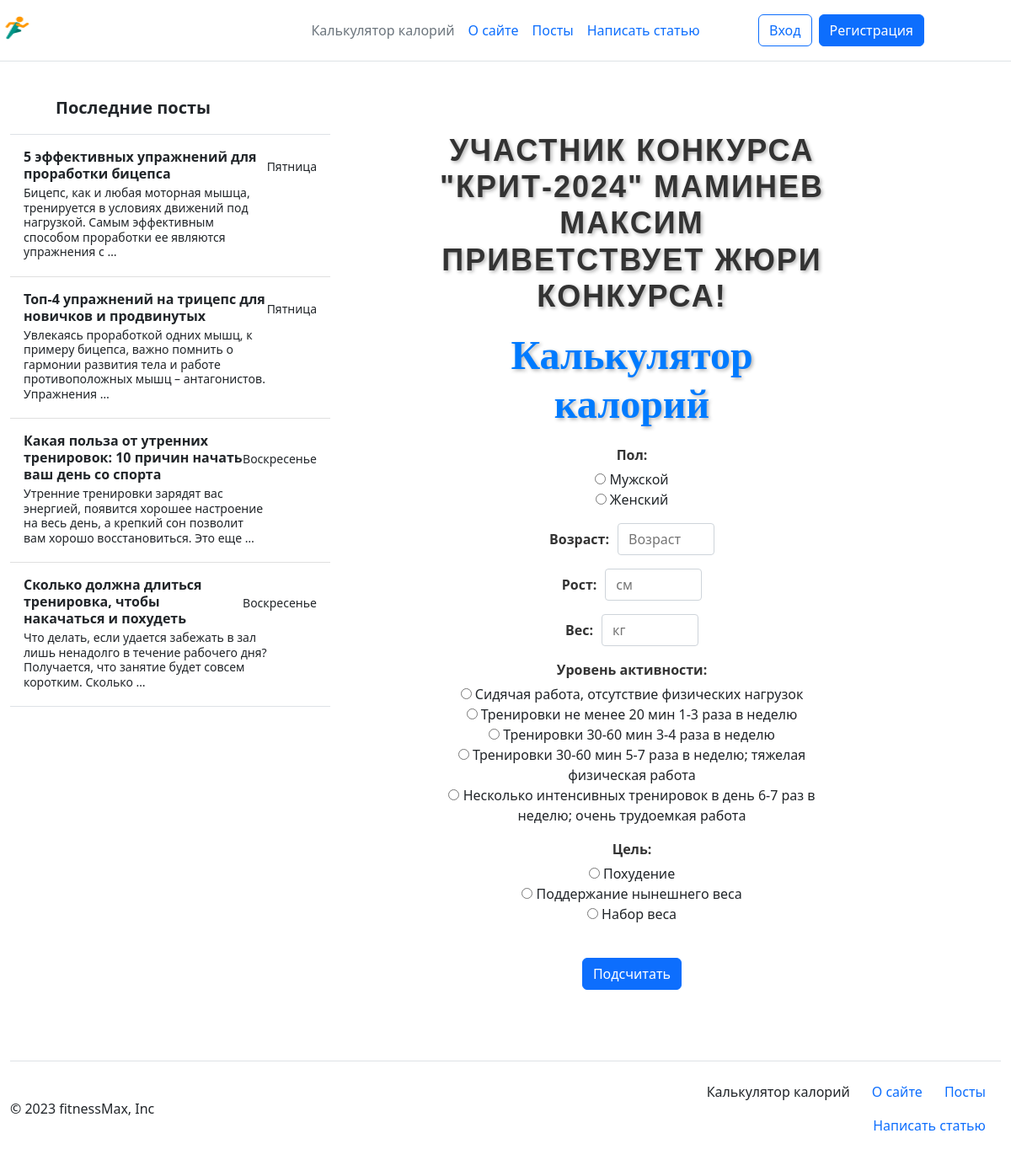
The page / on the database its author committed.
### calorie_calculator/models.py (models this page shows)
class Menu(models.Model):
    name = models.CharField(max_length=255, blank=True, verbose_name='Название')
    description = models.TextField(verbose_name='Описание')
    slug = models.CharField(max_length=255, verbose_name='URL', unique=True, null=True, blank=True)
    view_name = models.CharField(max_length=255, verbose_name='Название view', null=True)
    title_for_page = models.CharField(max_length=255, verbose_name='Заголовок для страницы', blank=True, null=True)
    def get_absolute_url(self):
        if self.slug is None:
            return reverse('home')
        return reverse(viewname=f'{self.view_name}')
    def __str__(self):
        return self.name

### posts/models.py (models this page shows, shortened)
class Posts(models.Model):
    title = models.CharField(max_length=255, verbose_name='Заголовок')
    content = models.TextField(verbose_name='Текст поста')
    description = models.CharField(max_length=255, verbose_name='Краткое описание статьи')
    slug = models.SlugField(max_length=255, db_index=True, unique=True, verbose_name='URL')
    cat = models.ForeignKey('Category', on_delete=models.CASCADE, verbose_name='Категория', null=True)
    time_create = models.DateTimeField(auto_now_add=True, verbose_name='Время создания')
    photo = models.ImageField(upload_to='photos/%Y/%m/%d', verbose_name='Картинка', null=True)
    author = models.ForeignKey(AUTH_USER_MODEL, on_delete=models.CASCADE, verbose_name='Автор', blank=True, null=True)
    is_published = models.BooleanField(verbose_name='Публикация', default=False)
    class Meta:
        verbose_name = 'Посты'
        verbose_name_plural = 'Посты'
        ordering = ['-time_create', '-title']
    def get_absolute_url(self):
        return reverse('post', kwargs={'post_slug': self.slug})

### calorie_calculator/views.py (the view)
# urls.py: path('', home, name='home'),
def home(request):
    global mixin
    if request.method == 'POST':
        form = CalculateCalories(request.POST)
        if form.is_valid():
            data = form.cleaned_data
            calories = services.get_calories(data['gender'], data['weight'], data['height'], data['age'], data['target'], data['activity_level'])
            context = mixin.get_user_context(title='Калькулятор калорий', calories=calories, form=form)
            return render(request, 'calorie_calculator/result.html', context=context)
    else:
        form = CalculateCalories()
        context = mixin.get_user_context(title='Калькулятор калорий', form=form)
        return render(request, 'calorie_calculator/index.html', context=context)

### utils.py (called while the page is built)
    def get_user_context(self, **kwargs):
        context = kwargs
        last_posts = Posts.objects.all().filter(is_published=True).order_by('-time_create')[:6]
        menu = Menu.objects.all()
        context['menu'] = menu
        context['last_posts'] = last_posts
        return context

### calorie_calculator/templates/calorie_calculator/index.html (shortened to what this page needs)
{% extends 'common/base.html' %}
{% block content %}
    <h1 class="krit">Участник конкурса "КРИТ-2024" Маминев Максим приветствует жюри конкурса!</h1>
    <h1 class="custom-h1">Калькулятор калорий</h1>
    <form method="post" class="form-inline">
        {% for f in form %}
        <div class="form-group mb-3">
            <label for="{{f.id_for_label}}" class="form-label">{{f.label}}: </label>{{f}}
        </div>
        {% endfor %}
        <br>
        <button type="submit" class="btn btn-primary">Подсчитать</button>
    </form>
{% endblock %}

### templates/common/base.html (shortened to what this page needs)
{% load static %}
<!DOCTYPE html>
<html lang="en">
<head>
    <link rel="stylesheet" href="https://cdn.jsdelivr.net/npm/bootstrap@5.2.3/dist/css/bootstrap.min.css">
    <link rel="stylesheet" href="{% static 'css/styles.css' %}">
    <link rel="stylesheet" href="{% static 'calorie_calculator/css/styles.css' %}">
    <link rel="stylesheet" href="{% static 'posts/css/style.css' %}">
    <link rel="stylesheet" href="{% static 'posts/css/addpage.css' %}">
    <link rel="stylesheet" href="{% static 'posts/css/paginator.css' %}">
    <link rel="stylesheet" href="{% static 'posts/css/comments.css' %}">
</head>
<body>
    {% block header %}
    <header class="d-flex flex-wrap align-items-center justify-content-center justify-content-md-between py-3 mb-4 border-bottom">
        <div class="col-md-3 mb-2 mb-md-0 dop_png">
          <a href="/" class="d-inline-flex link-body-emphasis text-decoration-none">
            <img src="{% static 'calorie_calculator/images/main.png' %}" width="40" height="32">
          </a>
        </div>
        <ul class="nav col-12 col-md-auto mb-2 justify-content-center mb-md-0 dop_header">
          {% for m in menu %}
          {% if m.slug == request.path|slice:'1:'|slice:'-1' or m.slug is None and request.path == '/' %}
          <li class="nav-link px-2 link-secondary">{{m}}</li>
          {% else %}
          <li><a href="{{m.get_absolute_url}}" class="nav-link px-2">{{m}}</a></li>
        {% endif %}
        {% endfor %}
        </ul>
        <div class="col-md-3 text-end dop_login">
          {% if request.user.is_authenticated %}
          <form action="{% url 'logout' %}">
            <div class="d-flex">
              <button type="button" class="btn btn-outline-primary me-2">Привет, {{request.user.first_name}}!</button>
              <button type="submit" class="btn btn-primary">Выйти</button>
            </div>
          </form>
          {% else %}
          <form action="{% url 'login' %}">
            <div class="d-flex">
              <button type="submit" class="btn btn-outline-primary me-2">Вход</button>
            </form>
              <form action="{% url 'register' %}">
                <button type="submit" class="btn btn-primary">Регистрация</button>
              </div>
          {% endif %}
      </header>
    {% endblock %}
    <div class="container-fluid">
      <div class="row">
        <div class="col-md-3 sidebar dop_sidebar">
    {% block sidebar %}
    <div class="d-flex flex-column align-items-stretch flex-shrink-0 bg-body-tertiary" style="width: 380px;">
      <a href="{% url 'PostsHome' %}" class="d-flex align-items-center flex-shrink-0 p-3 link-body-emphasis text-decoration-none border-bottom">
        <svg class="bi pe-none me-2" width="30" height="24"><use xlink:href="#bootstrap"></use></svg>
        <span class="fs-5 fw-semibold">Последние посты</span>
      </a>
      <div class="list-group list-group-flush border-bottom scrollarea mini_tel">
      {% for p in last_posts %}
        {% if request.path_info|slice:'7:'|slice:'0:-1' == p.slug %}
        <a href="{{p.get_absolute_url}}" class="list-group-item list-group-item-action active py-3 lh-sm" aria-current="true">
          <div class="d-flex w-100 align-items-center justify-content-between">
            <strong class="mb-1">{{p.title}}</strong>
            <small>{{ p.time_create|date:'l' }}</small>
          </div>
          <div class="col-10 mb-1 small">{{p.description|truncatewords:20}}</div>
        </a>
        {% else %}
        <a href="{{p.get_absolute_url}}" class="list-group-item list-group-item-action py-3 lh-sm">
          <div class="d-flex w-100 align-items-center justify-content-between">
            <strong class="mb-1">{{p.title}}</strong>
            <small class="text-body-secondary">{{ p.time_create|date:'l' }}</small>
          </div>
          <div class="col-10 mb-1 small">{{p.description|truncatewords:20}}</div>
        </a>
        {% endif %}
        {% endfor %}
      </div>
    </div>
    {% endblock %}
  </div>
  <div class="col-md-9 content mobile">
    <div class="content content-text-center">
    {% block content %}
    {% endblock %}
        </div>
    </div>
  </div>
  </div>
  {% block footer %}
  <div class="container-fluid">
    <footer class="d-flex flex-wrap justify-content-between align-items-center py-3 my-4 border-top">
      <p class="col-md-4 mb-0 text-body-secondary">© 2023 fitnessMax, Inc</p>
      <a href="/" class="col-md-4 d-flex align-items-center justify-content-center mb-3 mb-md-0 me-md-auto link-body-emphasis text-decoration-none">
        <svg class="bi me-2" width="40" height="32"><use xlink:href="#bootstrap"></use></svg>
      </a>
      <ul class="nav col-md-4 justify-content-end">
        {% for m in menu %}
        {% if m.slug == request.path|slice:'1:'|slice:'-1' or m.slug is None and request.path == '/' %}
          <li class="nav-link px-2 text-body">{{m}}</li>
        {% else %}
          <li class="nav-item"><a href="{{m.get_absolute_url}}" class="nav-link px-2 text-body-secondary">{{m}}</a></li>
        {% endif %}
        {% endfor %}
      </ul>
    </footer>
  </div>
  {% endblock %}
</body>
</html>

### calorie_calculator/static/calorie_calculator/css/styles.css (style rules this page uses)
.krit { font-family: "Arial", sans-serif; font-size: 36px; font-weight: bold; color: #333; text-align: center; text-transform: uppercase; letter-spacing: 2px; margin-top: 0; margin-bottom: 20px; text-shadow: 2px 2px 4px rgba(0, 0, 0, 0.3); }
.content-text-center { margin: 10px 150px; text-align: center; padding: 50px; }
.custom-form-control { display: inline-block; width:auto; padding: 0.375rem 0.75rem; font-size: 1rem; line-height: 1.5; color: #495057; background-color: #fff; background-clip: padding-box; border: 1px solid #ced4da; border-radius: 0.25rem; transition: border-color 0.15s ease-in-out, box-shadow 0.15s ease-in-out; margin-left: 10px; }
.form-label { font-weight: bold; color: #333; margin-bottom: 5px; }
.custom-h1 { font-size: 48px; font-weight: bold; color: #007bff; margin-bottom: 20px; text-shadow: 2px 2px 4px rgba(0, 0, 0, 0.3); }
html, body { height: 100%; }
body { display: flex; flex-direction: column; }
.container-fluid { flex: 1; }
footer { display: flex; align-items: center; justify-content: space-between; position: relative; bottom: 0; left: 0; width: 100%; }
footer ul.nav { display: flex; list-style: none; padding: 0; margin: 0; }
footer ul.nav li { margin-right: 10px; }

### rows shown on the page
Menu: name "Калькулятор калорий"
Menu: name "О сайте"
Menu: name "Посты"
Menu: name "Написать статью"
Posts: title "5 эффективных упражнений для проработки бицепса", time_create "Пятница", description "Бицепс, как и любая моторная мышца, тренируется в условиях движений под нагрузкой. Самым эффективным способом проработки ее являются упражнения с …"
Posts: title "Топ-4 упражнений на трицепс для новичков и продвинутых", time_create "Пятница", description "Увлекаясь проработкой одних мышц, к примеру бицепса, важно помнить о гармонии развития тела и работе противоположных мышц – антагонистов. Упражнения …"
Posts: title "Какая польза от утренних тренировок: 10 причин начать ваш день со спорта", time_create "Воскресенье", description "Утренние тренировки зарядят вас энергией, появится хорошее настроение на весь день, а крепкий сон позволит вам хорошо восстановиться. Это еще …"
Posts: title "Сколько должна длиться тренировка, чтобы накачаться и похудеть", time_create "Воскресенье", description "Что делать, если удается забежать в зал лишь ненадолго в течение рабочего дня? Получается, что занятие будет совсем коротким. Сколько …"

### other values the page prints
{{ f.label }} "Пол" "Возраст" "Рост" "Вес" "Уровень активности" "Цель"
